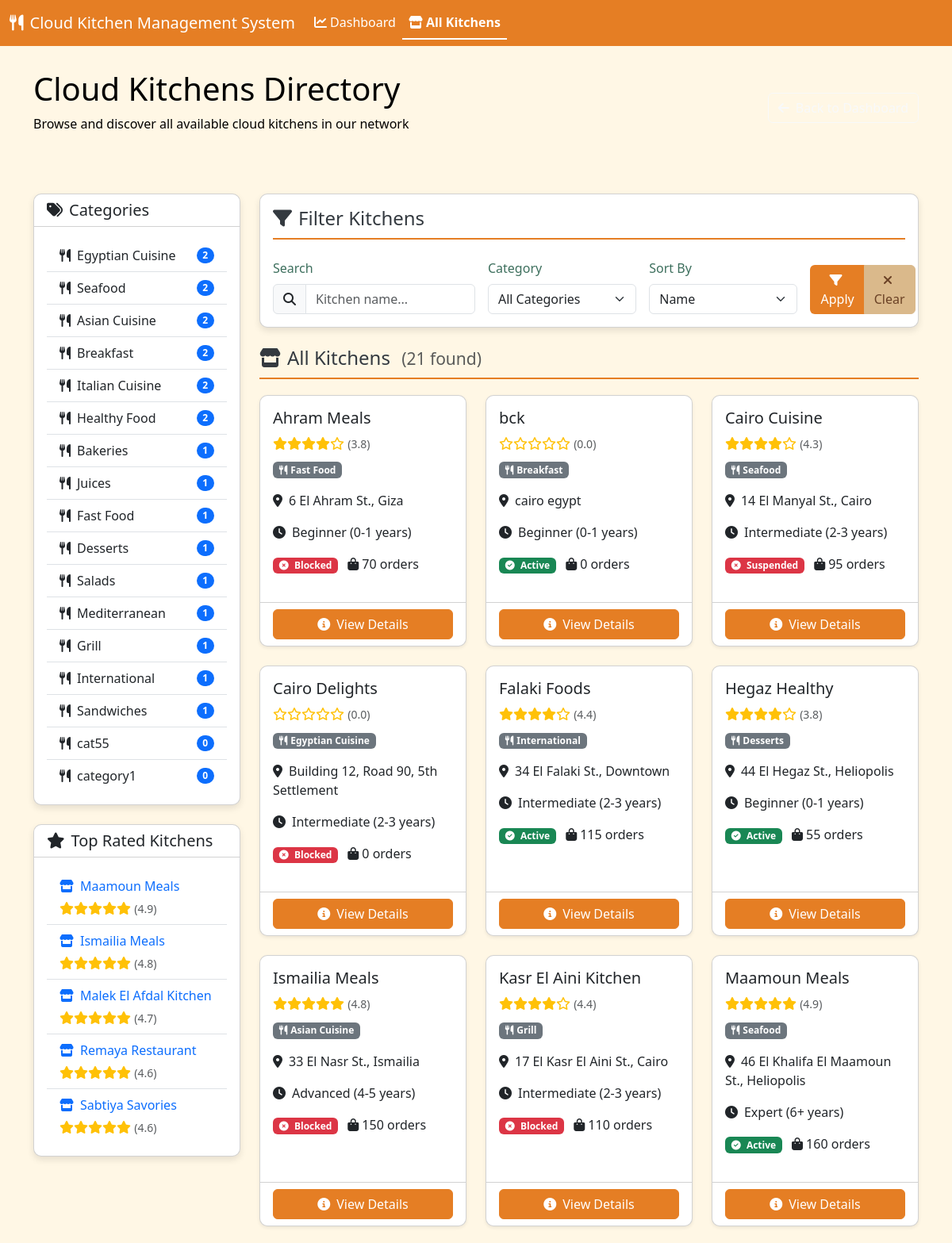
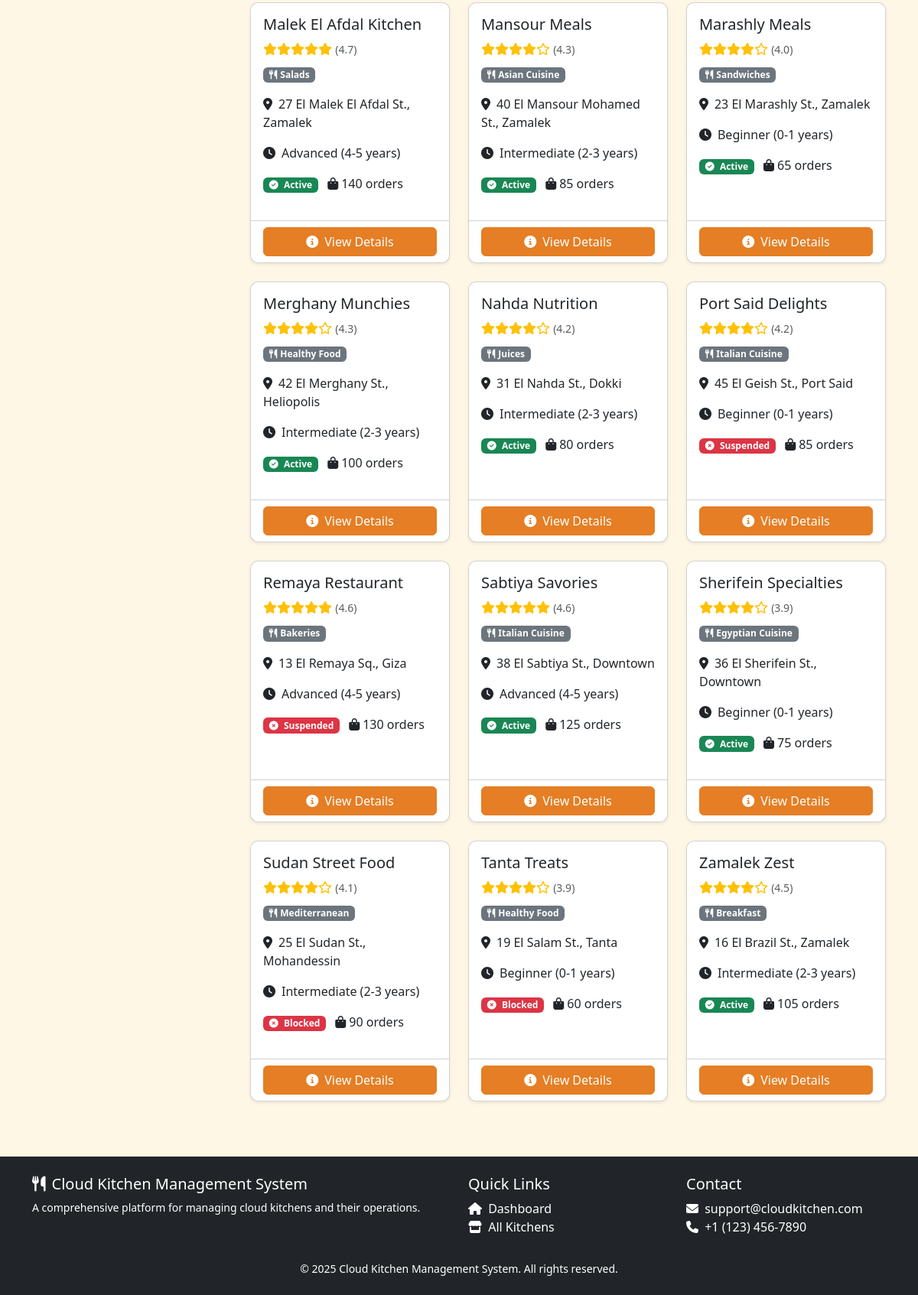
Screenshot of /admin/c/c/kitchen_list.php with the database file from the repository (2 pictures, top to bottom).
### tables this page shows
CREATE TABLE `category` (
  `cat_id` int(11) NOT NULL,
  `c_name` varchar(100) NOT NULL,
  `description` text DEFAULT NULL,
  `category_photo` varchar(255) DEFAULT NULL,
  `created_by` int(11) DEFAULT NULL,
  `cloud_kitchens_count` int(11) DEFAULT 0
);

CREATE TABLE `cloud_kitchen_owner` (
  `user_id` int(11) NOT NULL,
  `start_year` year(4) NOT NULL,
  `c_n_id` varchar(50) NOT NULL,
  `status` enum('active','suspended','blocked') DEFAULT 'active',
  `orders_count` int(11) DEFAULT 0,
  `business_name` varchar(255) NOT NULL,
  `registration_date` timestamp NOT NULL DEFAULT current_timestamp(),
  `years_of_experience` enum('Beginner (0-1 years)','Intermediate (2-3 years)','Advanced (4-5 years)','Expert (6+ years)') NOT NULL,
  `customized_orders` tinyint(1) DEFAULT 0,
  `average_rating` decimal(3,2) DEFAULT 0.00,
  `is_approved` tinyint(1) DEFAULT 0,
  `speciality_id` int(11) NOT NULL,
  `suspension_reason` text DEFAULT NULL,
  `suspension_date` timestamp NULL DEFAULT NULL,
  `suspended_by` int(11) DEFAULT NULL
);

CREATE TABLE `external_user` (
  `user_id` int(11) NOT NULL,
  `address` varchar(255) DEFAULT NULL,
  `ext_role` enum('customer','cloud_kitchen_owner') NOT NULL,
  `latitude` decimal(10,7) NOT NULL,
  `longitude` decimal(10,7) NOT NULL,
  `zone_id` int(11) NOT NULL
);

### admin/c/c/kitchen_list.php (the view, shortened to what this page needs)
<?php
require_once 'connection.php';
$search = isset($_GET['search']) ? $_GET['search'] : '';
$sortBy = isset($_GET['sort']) ? $_GET['sort'] : 'name';
$query = "SELECT cko.user_id, cko.business_name, eu.address, cko.average_rating,
          cko.orders_count, cko.years_of_experience, cko.status,
          c.c_name AS speciality_name,
          u.mail, u.phone, z.name as zone_name
          FROM cloud_kitchen_owner cko
          JOIN users u ON cko.user_id = u.user_id
          JOIN external_user eu ON cko.user_id = eu.user_id
          LEFT JOIN zones z ON eu.zone_id = z.zone_id
          JOIN category c ON cko.speciality_id = c.cat_id
          WHERE 1=1";
switch ($sortBy) {
    case 'name':
    default:
        $query .= " ORDER BY cko.business_name";
}
$stmt = $conn->prepare($query);
$stmt->execute();
$result = $stmt->get_result();
$kitchens = [];
if ($result->num_rows > 0) {
    while ($row = $result->fetch_assoc()) {
        $kitchens[] = $row;
    }
}
$specialityQuery = "SELECT c.cat_id, c.c_name, COUNT(cko.user_id) as kitchen_count
                    FROM category c
                    LEFT JOIN cloud_kitchen_owner cko ON c.cat_id = cko.speciality_id
                    GROUP BY c.cat_id
                    ORDER BY kitchen_count DESC";
$specialityResult = $conn->query($specialityQuery);
$specialities = [];
if ($specialityResult->num_rows > 0) {
    while ($row = $specialityResult->fetch_assoc()) {
        $specialities[] = $row;
    }
}
$topRatedQuery = "SELECT cko.user_id, cko.business_name, cko.average_rating
                  FROM cloud_kitchen_owner cko
                  WHERE cko.average_rating > 0
                  ORDER BY cko.average_rating DESC
                  LIMIT 5";
$topRatedResult = $conn->query($topRatedQuery);
$topRated = [];
if ($topRatedResult->num_rows > 0) {
    while ($row = $topRatedResult->fetch_assoc()) {
        $topRated[] = $row;
    }
}
?>
<!DOCTYPE html>
<html lang="en">
<head>
    <link href="https://cdn.jsdelivr.net/npm/bootstrap@5.3.0/dist/css/bootstrap.min.css" rel="stylesheet">
    <link rel="stylesheet" href="https://cdnjs.cloudflare.com/ajax/libs/font-awesome/6.4.0/css/all.min.css">
    <link href="styles1.css" rel="stylesheet">
</head>
<body>
    <nav class="navbar navbar-expand-lg sticky-top">
        <div class="container-fluid">
            <a class="navbar-brand text-white" href="dashboard.php">
                <i class="fas fa-utensils me-2"></i>Cloud Kitchen Management System
            </a>
            <div class="collapse navbar-collapse" id="navbarNav">
                <ul class="navbar-nav">
                    <li class="nav-item">
                        <a class="nav-link text-white" href="admin_cloud_kitchen_dashboard.php">
                            <i class="fas fa-chart-line me-1"></i>Dashboard
                        </a>
                    </li>
                    <li class="nav-item">
                        <a class="nav-link text-white active" href="kitchen_list.php">
                            <i class="fas fa-store me-1"></i>All Kitchens
                        </a>
                    </li>
                </ul>
            </div>
        </div>
    </nav>
    <div class="header-section">
        <div class="container">
            <div class="row align-items-center">
                <div class="col-md-8">
                    <h1>Cloud Kitchens Directory</h1>
                    <p>Browse and discover all available cloud kitchens in our network</p>
                </div>
                <div class="col-md-4 text-md-end">
                    <a href="dashboard.php" class="btn btn-outline-light">
                        <i class="fas fa-arrow-left me-2"></i>Back to Dashboard
                    </a>
                </div>
            </div>
        </div>
    </div>
    <div class="container">
        <div class="row">
            <div class="col-md-3">
                <div class="card dashboard-card mb-4">
                    <div class="card-header bg-transparent">
                        <h5 class="mb-0"><i class="fas fa-tags me-2"></i>Categories</h5>
                    </div>
                    <div class="card-body">
                        <ul class="list-group list-group-flush">
                            <?php foreach ($specialities as $speciality): ?>
                                <li class="list-group-item d-flex justify-content-between align-items-center">
                                    <span><i class="fas fa-utensils me-2"></i><?php echo htmlspecialchars($speciality['c_name']); ?></span>
                                    <span class="badge bg-primary rounded-pill"><?php echo $speciality['kitchen_count']; ?></span>
                                </li>
                            <?php endforeach; ?>
                        </ul>
                    </div>
                </div>
                <div class="card dashboard-card">
                    <div class="card-header bg-transparent">
                        <h5 class="mb-0"><i class="fas fa-star me-2"></i>Top Rated Kitchens</h5>
                    </div>
                    <div class="card-body">
                        <ul class="list-group list-group-flush">
                            <?php foreach ($topRated as $kitchen): ?>
                                <li class="list-group-item">
                                    <a href="kitchen_details.php?id=<?php echo $kitchen['user_id']; ?>" class="text-decoration-none">
                                        <i class="fas fa-store me-2"></i><?php echo htmlspecialchars($kitchen['business_name']); ?>
                                    </a>
                                    <div class="rating mt-1">
                                        <?php
                                        $rating = round($kitchen['average_rating']);
                                        for ($i = 1; $i <= 5; $i++) {
                                            if ($i <= $rating) {
                                                echo '<i class="fas fa-star"></i>';
                                            } else {
                                                echo '<i class="far fa-star"></i>';
                                            }
                                        }
                                        ?>
                                        <small class="text-muted">(<?php echo number_format($kitchen['average_rating'], 1); ?>)</small>
                                    </div>
                                </li>
                            <?php endforeach; ?>
                        </ul>
                    </div>
                </div>
            </div>
            <div class="col-md-9">
                <div class="card dashboard-card mb-4">
                    <div class="card-body">
                        <h4 class="section-header mb-4"><i class="fas fa-filter me-2"></i>Filter Kitchens</h4>
                        <form action="" method="GET" class="row g-3">
                            <div class="col-md-4">
                                <label for="search" class="form-label">Search</label>
                                <div class="input-group">
                                    <span class="input-group-text"><i class="fas fa-search"></i></span>
                                    <input type="text" class="form-control" id="search" name="search" placeholder="Kitchen name..." value="<?php echo htmlspecialchars($search ?? ''); ?>">
                                </div>
                            </div>
                            <div class="col-md-3">
                                <label for="category" class="form-label">Category</label>
                                <select class="form-select" id="category" name="category">
                                    <option value="">All Categories</option>
                                </select>
                            </div>
                            <div class="col-md-3">
                                <label for="sort" class="form-label">Sort By</label>
                                <select class="form-select" id="sort" name="sort">
                                    <option value="name" <?php echo ($sortBy == 'name') ? 'selected' : ''; ?>>Name</option>
                                </select>
                            </div>
                            <div class="col-md-2 d-flex align-items-end">
                                <div class="btn-group w-100">
                                    <button type="submit" class="btn" style="background-color: #e57e24; color: white;">
                                        <i class="fas fa-filter me-1"></i>Apply
                                    </button>
                                    <a href="kitchen_list.php" class="btn btn-secondary">
                                        <i class="fas fa-times me-1"></i>Clear
                                    </a>
                                </div>
                            </div>
                        </form>
                    </div>
                </div>
                <h4 class="section-header"><i class="fas fa-store me-2"></i>All Kitchens
                <small class="text-muted ms-2">(<?php echo count($kitchens); ?> found)</small>
                </h4>
                <div class="row">
                    <?php if (empty($kitchens)): ?>
                        <div class="col-12">
                            <div class="alert alert-info">
                                <i class="fas fa-info-circle me-2"></i>No cloud kitchens found.
                            </div>
                        </div>
                    <?php else: ?>
                        <?php foreach ($kitchens as $kitchen): ?>
                            <div class="col-md-6 col-lg-4 mb-4">
                                <div class="card kitchen-card h-100">
                                    <div class="card-body">
                                        <h5 class="card-title"><?php echo htmlspecialchars($kitchen['business_name']); ?></h5>
                                        <div class="rating mb-2">
                                            <?php
                                            $rating = round($kitchen['average_rating']);
                                            for ($i = 1; $i <= 5; $i++) {
                                                if ($i <= $rating) {
                                                    echo '<i class="fas fa-star"></i>';
                                                } else {
                                                    echo '<i class="far fa-star"></i>';
                                                }
                                            }
                                            ?>
                                            <small class="text-muted">(<?php echo number_format($kitchen['average_rating'], 1); ?>)</small>
                                        </div>
                                        <p class="card-text">
                                            <span class="badge bg-secondary"><i class="fas fa-utensils me-1"></i><?php echo htmlspecialchars($kitchen['speciality_name']); ?></span>
                                        </p>
                                        <p class="card-text">
                                            <i class="fas fa-map-marker-alt me-2"></i><?php echo htmlspecialchars($kitchen['address']); ?>
                                        </p>
                                        <p class="card-text">
                                            <i class="fas fa-clock me-2"></i><?php echo htmlspecialchars($kitchen['years_of_experience']); ?>
                                        </p>
                                        <p class="card-text">
                                            <span class="badge <?php echo $kitchen['status'] == 'active' ? 'bg-success' : 'bg-danger'; ?>">
                                                <i class="fas <?php echo $kitchen['status'] == 'active' ? 'fa-check-circle' : 'fa-times-circle'; ?> me-1"></i>
                                                <?php echo ucfirst(htmlspecialchars($kitchen['status'])); ?>
                                            </span>
                                            <span class="ms-2">
                                                <i class="fas fa-shopping-bag me-1"></i><?php echo number_format($kitchen['orders_count']); ?> orders
                                            </span>
                                        </p>
                                    </div>
                                    <div class="card-footer bg-transparent">
                                        <a href="kitchen_details.php?id=<?php echo $kitchen['user_id']; ?>" class="btn btn-primary w-100">
                                            <i class="fas fa-info-circle me-2"></i>View Details
                                        </a>
                                    </div>
                                </div>
                            </div>
                        <?php endforeach; ?>
                    <?php endif; ?>
                </div>
            </div>
        </div>
    </div>
    <footer class="bg-dark text-white py-4 mt-5">
        <div class="container">
            <div class="row">
                <div class="col-md-6">
                    <h5><i class="fas fa-utensils me-2"></i>Cloud Kitchen Management System</h5>
                    <p class="small">A comprehensive platform for managing cloud kitchens and their operations.</p>
                </div>
                <div class="col-md-3">
                    <h5>Quick Links</h5>
                    <ul class="list-unstyled">
                        <li><a href="dashboard.php" class="text-white text-decoration-none"><i class="fas fa-home me-1"></i> Dashboard</a></li>
                        <li><a href="kitchen_list.php" class="text-white text-decoration-none"><i class="fas fa-store me-1"></i> All Kitchens</a></li>
                    </ul>
                </div>
                <div class="col-md-3">
                    <h5>Contact</h5>
                    <ul class="list-unstyled">
                        <li><i class="fas fa-envelope me-1"></i> support@cloudkitchen.com</li>
                        <li><i class="fas fa-phone me-1"></i> +1 (123) 456-7890</li>
                    </ul>
                </div>
            </div>
            <div class="row mt-3">
                <div class="col-12 text-center">
                    <p class="small mb-0">&copy; <?php echo date('Y'); ?> Cloud Kitchen Management System. All rights reserved.</p>
                </div>
            </div>
        </div>
    </footer>
</body>
</html>

### rows the page displays
category: c_name "Egyptian Cuisine", kitchen_count "2"
category: c_name "Seafood", kitchen_count "2"
category: c_name "Asian Cuisine", kitchen_count "2"
category: c_name "Breakfast", kitchen_count "2"
category: c_name "Italian Cuisine", kitchen_count "2"
category: c_name "Healthy Food", kitchen_count "2"
category: c_name "Bakeries", kitchen_count "1"
category: c_name "Juices", kitchen_count "1"
category: c_name "Fast Food", kitchen_count "1"
category: c_name "Desserts", kitchen_count "1"
category: c_name "Salads", kitchen_count "1"
category: c_name "Mediterranean", kitchen_count "1"
category: c_name "Grill", kitchen_count "1"
category: c_name "International", kitchen_count "1"
category: c_name "Sandwiches", kitchen_count "1"
category: c_name "cat55", kitchen_count "0"
category: c_name "category1", kitchen_count "0"
cloud_kitchen_owner: business_name "Maamoun Meals", average_rating "4.9", speciality.c_name "Seafood", user_id.address "46 El Khalifa El Maamoun St., Heliopolis", years_of_experience "Expert (6+ years)", status "Active", orders_count "160"
cloud_kitchen_owner: business_name "Ismailia Meals", average_rating "4.8", speciality.c_name "Asian Cuisine", user_id.address "33 El Nasr St., Ismailia", years_of_experience "Advanced (4-5 years)", status "Blocked", orders_count "150"
cloud_kitchen_owner: business_name "Malek El Afdal Kitchen", average_rating "4.7", speciality.c_name "Salads", user_id.address "27 El Malek El Afdal St., Zamalek", years_of_experience "Advanced (4-5 years)", status "Active", orders_count "140"
cloud_kitchen_owner: business_name "Remaya Restaurant", average_rating "4.6", speciality.c_name "Bakeries", user_id.address "13 El Remaya Sq., Giza", years_of_experience "Advanced (4-5 years)", status "Suspended", orders_count "130"
cloud_kitchen_owner: business_name "Sabtiya Savories", average_rating "4.6", speciality.c_name "Italian Cuisine", user_id.address "38 El Sabtiya St., Downtown", years_of_experience "Advanced (4-5 years)", status "Active", orders_count "125"
cloud_kitchen_owner: business_name "Ahram Meals", average_rating "3.8", speciality.c_name "Fast Food", user_id.address "6 El Ahram St., Giza", years_of_experience "Beginner (0-1 years)", status "Blocked", orders_count "70"
cloud_kitchen_owner: business_name "bck", average_rating "0.0", speciality.c_name "Breakfast", user_id.address "cairo egypt", years_of_experience "Beginner (0-1 years)", status "Active", orders_count "0"
cloud_kitchen_owner: business_name "Cairo Cuisine", average_rating "4.3", speciality.c_name "Seafood", user_id.address "14 El Manyal St., Cairo", years_of_experience "Intermediate (2-3 years)", status "Suspended", orders_count "95"
cloud_kitchen_owner: business_name "Cairo Delights", average_rating "0.0", speciality.c_name "Egyptian Cuisine", user_id.address "Building 12, Road 90, 5th Settlement", years_of_experience "Intermediate (2-3 years)", status "Blocked", orders_count "0"
cloud_kitchen_owner: business_name "Falaki Foods", average_rating "4.4", speciality.c_name "International", user_id.address "34 El Falaki St., Downtown", years_of_experience "Intermediate (2-3 years)", status "Active", orders_count "115"
cloud_kitchen_owner: business_name "Hegaz Healthy", average_rating "3.8", speciality.c_name "Desserts", user_id.address "44 El Hegaz St., Heliopolis", years_of_experience "Beginner (0-1 years)", status "Active", orders_count "55"
cloud_kitchen_owner: business_name "Kasr El Aini Kitchen", average_rating "4.4", speciality.c_name "Grill", user_id.address "17 El Kasr El Aini St., Cairo", years_of_experience "Intermediate (2-3 years)", status "Blocked", orders_count "110"
cloud_kitchen_owner: business_name "Mansour Meals", average_rating "4.3", speciality.c_name "Asian Cuisine", user_id.address "40 El Mansour Mohamed St., Zamalek", years_of_experience "Intermediate (2-3 years)", status "Active", orders_count "85"
cloud_kitchen_owner: business_name "Marashly Meals", average_rating "4.0", speciality.c_name "Sandwiches", user_id.address "23 El Marashly St., Zamalek", years_of_experience "Beginner (0-1 years)", status "Active", orders_count "65"
cloud_kitchen_owner: business_name "Merghany Munchies", average_rating "4.3", speciality.c_name "Healthy Food", user_id.address "42 El Merghany St., Heliopolis", years_of_experience "Intermediate (2-3 years)", status "Active", orders_count "100"
cloud_kitchen_owner: business_name "Nahda Nutrition", average_rating "4.2", speciality.c_name "Juices", user_id.address "31 El Nahda St., Dokki", years_of_experience "Intermediate (2-3 years)", status "Active", orders_count "80"
cloud_kitchen_owner: business_name "Port Said Delights", average_rating "4.2", speciality.c_name "Italian Cuisine", user_id.address "45 El Geish St., Port Said", years_of_experience "Beginner (0-1 years)", status "Suspended", orders_count "85"
cloud_kitchen_owner: business_name "Sherifein Specialties", average_rating "3.9", speciality.c_name "Egyptian Cuisine", user_id.address "36 El Sherifein St., Downtown", years_of_experience "Beginner (0-1 years)", status "Active", orders_count "75"
cloud_kitchen_owner: business_name "Sudan Street Food", average_rating "4.1", speciality.c_name "Mediterranean", user_id.address "25 El Sudan St., Mohandessin", years_of_experience "Intermediate (2-3 years)", status "Blocked", orders_count "90"
cloud_kitchen_owner: business_name "Tanta Treats", average_rating "3.9", speciality.c_name "Healthy Food", user_id.address "19 El Salam St., Tanta", years_of_experience "Beginner (0-1 years)", status "Blocked", orders_count "60"
cloud_kitchen_owner: business_name "Zamalek Zest", average_rating "4.5", speciality.c_name "Breakfast", user_id.address "16 El Brazil St., Zamalek", years_of_experience "Intermediate (2-3 years)", status "Active", orders_count "105"

### other values shown
count($kitchens) "21"
